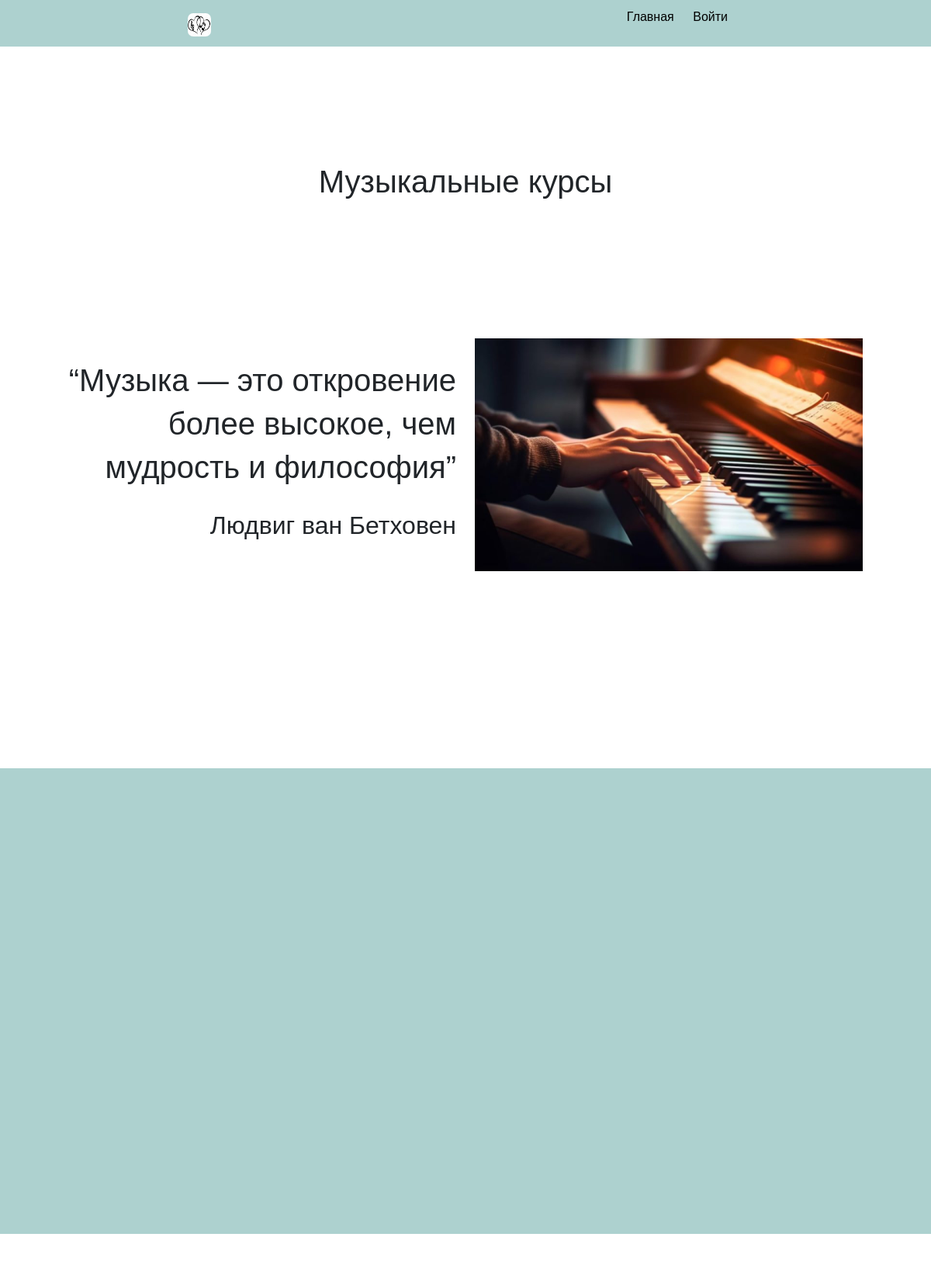
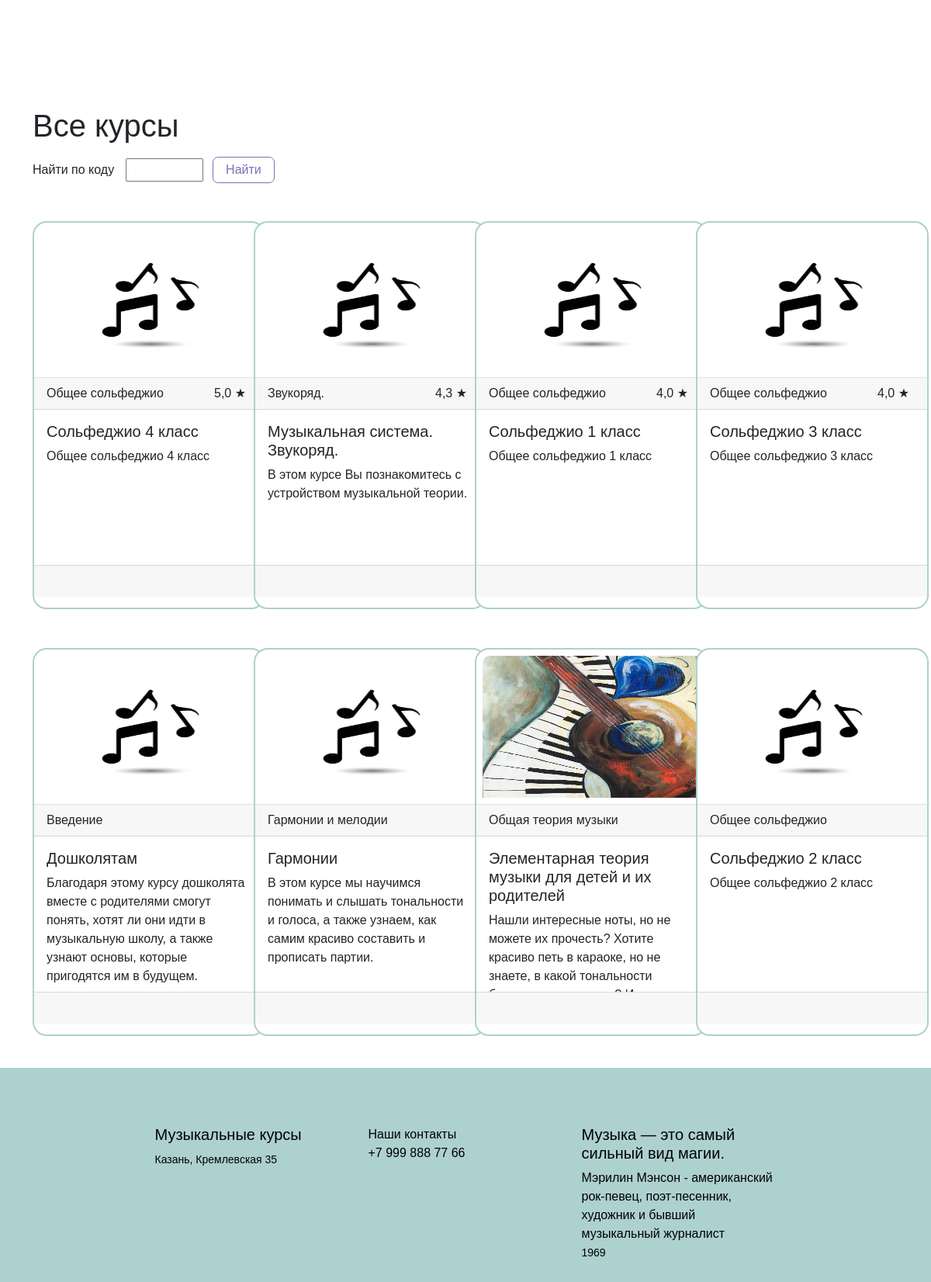
The page /commonindex/ on the database its author committed (2 pictures, top to bottom).
### course/models.py (models this page shows, shortened)
class Courses(models.Model):
    is_course_active = models.BooleanField(default=True, verbose_name="Курс активен")
    course_creator = models.ForeignKey(User, null=True, on_delete=models.SET_NULL)
    course_creation_date = models.DateField(auto_now_add=True)
    course_name = models.CharField(max_length=100, name='course_name', verbose_name='Название курса')
    course_theme = models.CharField(max_length=100, name='course_theme', verbose_name='Тематика курса')
    course_description = models.TextField(name='course_description', verbose_name='Описание курса')
    course_avatar = models.ImageField(
        upload_to=f'course_avatars/',
        null=True,
        blank=True,
        validators=[FileExtensionValidator(allowed_extensions=['jpg', 'png', 'ico'])],
        verbose_name='Аватар Курса',
        name='course_avatar',
        default='course_avatars/istockphoto-1175435360-612x612.jpg'
    )
    course_students = models.ManyToManyField(User, blank=True, related_name='course_students',
                                             verbose_name='Ученики курса')
    objects = models.Manager()
    class Meta:
        verbose_name = "Курс"
        verbose_name_plural = "Курсы"

### main/views.py (the view)
# urls.py: path('commonindex/', views.CommonIndexView.as_view(), name='commonindex'),
class CommonIndexView(View):
    def get(self, request):
        all_courses = Courses.objects.filter(is_course_active=True)
        feedbacks = [sum([r.rating for r in rating])/len(rating) if len(rating) != 0 else 0 for rating in (CourseFeedback.objects.filter(course=course) for course in all_courses)]
        feedbacks = [round(f, 1) for f in feedbacks]
        sorted_data = sorted(zip(feedbacks, all_courses), key=lambda x: x[0], reverse=True)
        sorted_feedbacks, sorted_all_courses = zip(*sorted_data)
        context = {'all_courses': zip(sorted_all_courses, sorted_feedbacks)}
        template_name = 'main/commonindex.html'
        return render(request, template_name, context)

### main/templates/main/commonindex.html (shortened to what this page needs)
{% extends 'main/htmltemplate.html' %}
{% block maincontent %}
    <div class="backcontainer" style="width: 100%; height: 930px">
        <div class="container" style="width: 1440px; height: 930px">
            <div class="row text-center">
                <div class="col" style="margin-top: 150px;">
                    <h1>Музыкальные курсы</h1>
                </div>
            </div>
            <div class="row">
                <div class="col" style="margin-top: 200px;">
                    <div class="quote text-end">
                        <h1>“Музыка — это откровение</h1>
                        <h1>более высокое, чем</h1>
                        <h1>мудрость и философия”</h1> <br>
                        <h2>Людвиг ван Бетховен</h2>
                    </div>
                </div>
                <div class="col" style="margin-top: 170px;">
                    <div class="picture" style="max-width: 500px;">
                        <img src="/media/land/land.jpg" alt="" style="width:100%; height:100%">
                    </div>
                </div>
            </div>
        </div>
    </div>
    <div class="backcontainer" style="width: 100%; height: 600px; background-color: #ADD1CF">
        <div class="container" style="width: 1440px; height: 600px; background-color: #ADD1CF">
            <div class="row text-center">
            </div>
        </div>
    </div>
    <div class="backcontainer" style="width: 100%; height: 200px">
        <div class="container" style="width: 1440px; height: 200px">
            <div class="row text-center">
            </div>
            <div class="row">
                <div class="col" style="margin-top: 100px;">
                </div>
            </div>
        </div>
    </div>
    <div class="container">
        <h1>Все курсы</h1>
        <p>Найти по коду <input type="text" id="search" style="margin-left: 10px; width: 100px;"> <button id="searchButton" class="fill-primary">Найти</button></p>
        {% if all_courses %}
            <div class="row row-cols-1 row-cols-sm-2 row-cols-md-3 row-cols-lg-4">
            {% for course, f in all_courses %}
            {% if course.is_course_active %}
            <div class="col">
                    <div class="card" style="border: 2px solid #ADD1CF; border-radius: 18px;">
                        <img src="/media/{{ course.course_avatar }}" class="card-img-top p-2 border-bottom"
                             alt="Аватар курса"
                             style="max-height:200px;">
                        <div class="card-header">
                            <div class="row">
                                <div class="col">
                                {{ course.course_theme }}
                                </div>
                                <div class="col-3 float-right">{% if f > 0 %}{{ f }} ★ {% endif %}</div>
                            </div>
                        </div>
                        <div class="card-body overflow-auto" style="max-height:200px;">
                            <h5 class="card-title">{{ course.course_name }}</h5>
                            <p>{{ course.course_description }}</p>
                        </div>
                        <div class="card-footer">
                        </div>
                    </div>
                </div>
                {% endif %}
                {% endfor %}
            </div>
        </div>
        {% else %}
        <h5>Курсов нет</h5>
        {% endif %}
{% endblock %}

### main/templates/main/htmltemplate.html (shortened to what this page needs)
{% load static %}
<!DOCTYPE html>
<html lang="en">
<head>
    <link href="https://cdn.jsdelivr.net/npm/bootstrap@5.0.2/dist/css/bootstrap.min.css" rel="stylesheet">
    <link rel="stylesheet" href="{% static 'main\css\htmltemplatestyles.css' %}">
    <link rel="stylesheet" href="{% static 'main\css\custom.css' %}">
</head>
<body class="d-flex flex-column min-vh-100">
    <div class="backcontainer" style="width: 100%; height: 60px; background-color: #ADD1CF">
        <header class="container justify-content-between align-items-center">
            <div class="logo"><img src="/media/land/main3.jpg" style="width: 30px; height: 30px; border-radius: 7px;" alt=""></div>
            <nav>
                <ul>
                    <li><a href="{% url 'commonindex' %}">Главная</a></li>
                    {% if user.is_authenticated %}
                    <li><a href="{% url 'my_courses' %}">Курсы</a></li>
                    <li><a href="{% url 'myprofile' %}">{{ user.username }}</a></li>
                    <li><a href="{% url 'logout' %}">Выход</a></li>
                    {% else %}
                    <li><a href="{% url 'login' %}">Войти</a></li>
                    {% endif %}
                </ul>
            </nav>
        </header>
    </div>
    {% block maincontent %}{% endblock %}
    <div class="mt-50px">
    </div>
    <footer class="container-fluid justify-content-center mt-auto">
        <div class="row justify-content-around mb-0 pt-5 pb-0 ">
            <div class=" col-11">
                <div class="row justify-content-center">
                    <div class="col-md-3 col-12 font-italic align-items-center  mt-md-3 mt-4"><h5>Музыкальные курсы</h5>
                        <small>Казань, Кремлевская 35</small>
                    </div>
                    <div class="col-md-3 col-12  my-sm-0 mt-5">
                        <ul class="list-unstyled">
                            <li class="mt-md-3 mt-4">Наши контакты</li>
                            <li>+7 999 888 77 66</li>
                        </ul>
                    </div>
                    <div class="col-md-3 col-12 my-sm-0 mt-5">
                        <ul class="list-unstyled">
                            <li class="mt-md-3 mt-4"><h5>Музыка — это самый сильный вид магии.</h5></li>
                            <li>Мэрилин Мэнсон - американский рок-певец, поэт-песенник, художник и бывший музыкальный журналист</li>
                            <li><small>1969</small></li>
                        </ul>
                    </div>
                </div>
            </div>
        </div>
    </footer>
</body>
</html>

### main/static/main/css/htmltemplatestyles.css (style rules this page uses)
body { margin: 0; padding: 0; font-family: Arial, sans-serif; background-color: #ffffff; }
header { background-color: #ADD1CF; color: #000000; padding: 10px; display: flex; justify-content: space-between; align-items: center; }
header .logo { margin-left: 200px; }
.logo { color: #ffffff; font-size: 24px; }
nav ul { list-style-type: none; margin: 100; margin-right: 200px; padding: 0; }
nav ul li { display: inline; margin-right: 20px; }
a { color: black; text-decoration: none; }
footer { background-color: #ADD1CF; color: #000000; text-align: left; padding: 10px; bottom: 0; left: 0; width: 100%; margin-top: 50px; justify-content: space-between; align-items: center; }

### main/static/main/css/custom.css (style rules this page uses)
.fill-primary { --color: #7D70BA; --hover: #7D70BA; }
button { color: var(--color); transition: 0.25s; }
button { background: none; border-radius: 7px; border: 1px solid; font: inherit; font-size: 16px; line-height: 1; margin: 0.5em; padding: 0.5em 1em; }

### main/templates/main/commonindex.html (style rules this page uses)
.card { width: 300px; height: 500px; margin-top: 25px; margin-bottom: 25px; }
.card img { height: 300px; width: 300px; border-radius: 18px 18px 0px 0px; }

### rows shown on the page
Courses: course_avatar (picture), course_theme "Общее сольфеджио", f "5,0", course_name "Сольфеджио 4 класс", course_description "Общее сольфеджио 4 класс"
Courses: course_avatar (picture), course_theme "Звукоряд.", f "4,3", course_name "Музыкальная система. Звукоряд.", course_description "В этом курсе Вы познакомитесь с устройством музыкальной теории."
Courses: course_avatar (picture), course_theme "Общее сольфеджио", f "4,0", course_name "Сольфеджио 1 класс", course_description "Общее сольфеджио 1 класс"
Courses: course_avatar (picture), course_theme "Общее сольфеджио", f "4,0", course_name "Сольфеджио 3 класс", course_description "Общее сольфеджио 3 класс"
Courses: course_avatar (picture), course_theme "Введение", course_name "Дошколятам", course_description "Благодаря этому курсу дошколята вместе с родителями смогут понять, хотят ли они идти в музыкальную школу, а также узнают основы, которые пригодятся им в будущем."
Courses: course_avatar (picture), course_theme "Гармонии и мелодии", course_name "Гармонии", course_description "В этом курсе мы научимся понимать и слышать тональности и голоса, а также узнаем, как самим красиво составить и прописать партии."
Courses: course_avatar (picture), course_theme "Общая теория музыки", course_name "Элементарная теория музыки для детей и их родителей", course_description "Нашли интересные ноты, но не можете их прочесть? Хотите красиво петь в караоке, но не знаете, в какой тональности…"
Courses: course_avatar (picture), course_theme "Общее сольфеджио", course_name "Сольфеджио 2 класс", course_description "Общее сольфеджио 2 класс"
